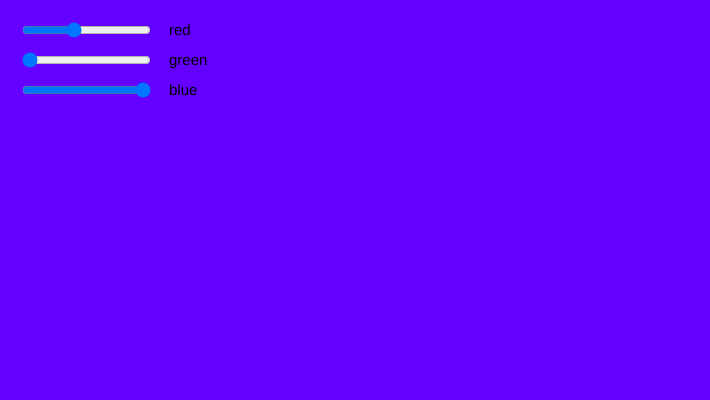
Frame 1 (no input)
Frame 60 (no input): identical to frame 1, image omitted
Frame 120 (the mouse pressed at the canvas centre since frame 60): identical to frame 1, image omitted

The p5.js sketch that drew this single still picture (run headless with seeded random() and noise() and a simulated clock; from frame 60 on, the mouse is pressed at the canvas centre):

// p5.js sketch
// ── sketch.js
var rSlider, gSlider, bSlider;

function setup() {
    createCanvas(710, 400);
    textSize(15);
    noStroke();
    rSlider = createSlider(0, 255, 100);
    rSlider.position(20, 20);
    gSlider = createSlider(0, 255, 0);
    gSlider.position(20, 50);
    bSlider = createSlider(0, 255, 255);
    bSlider.position(20, 80);
}

function draw() {
    var r = rSlider.value();
    var g = gSlider.value();
    var b = bSlider.value();
    background(r, g, b);
    text("red", rSlider.x * 2 + rSlider.width, 35);
    text("green", gSlider.x * 2 + gSlider.width, 65);
    text("blue", bSlider.x * 2 + bSlider.width, 95);
}
